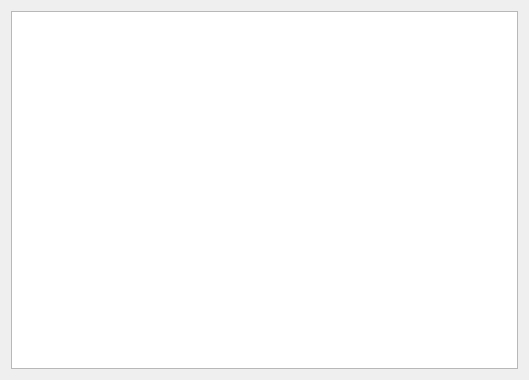
<?xml version="1.0" encoding="UTF-8"?>
<ui version="4.0">
 <class>Dialog</class>
 <widget class="QDialog" name="Dialog">
  <property name="geometry">
   <rect>
    <x>0</x>
    <y>0</y>
    <width>529</width>
    <height>380</height>
   </rect>
  </property>
  <property name="baseSize">
   <size>
    <width>10000</width>
    <height>10000</height>
   </size>
  </property>
  <property name="windowTitle">
   <string>shiftDialog</string>
  </property>
  <layout class="QHBoxLayout" name="horizontalLayout">
   <item>
    <widget class="QTableView" name="tableView"/>
   </item>
  </layout>
 </widget>
 <resources/>
 <connections/>
</ui>
